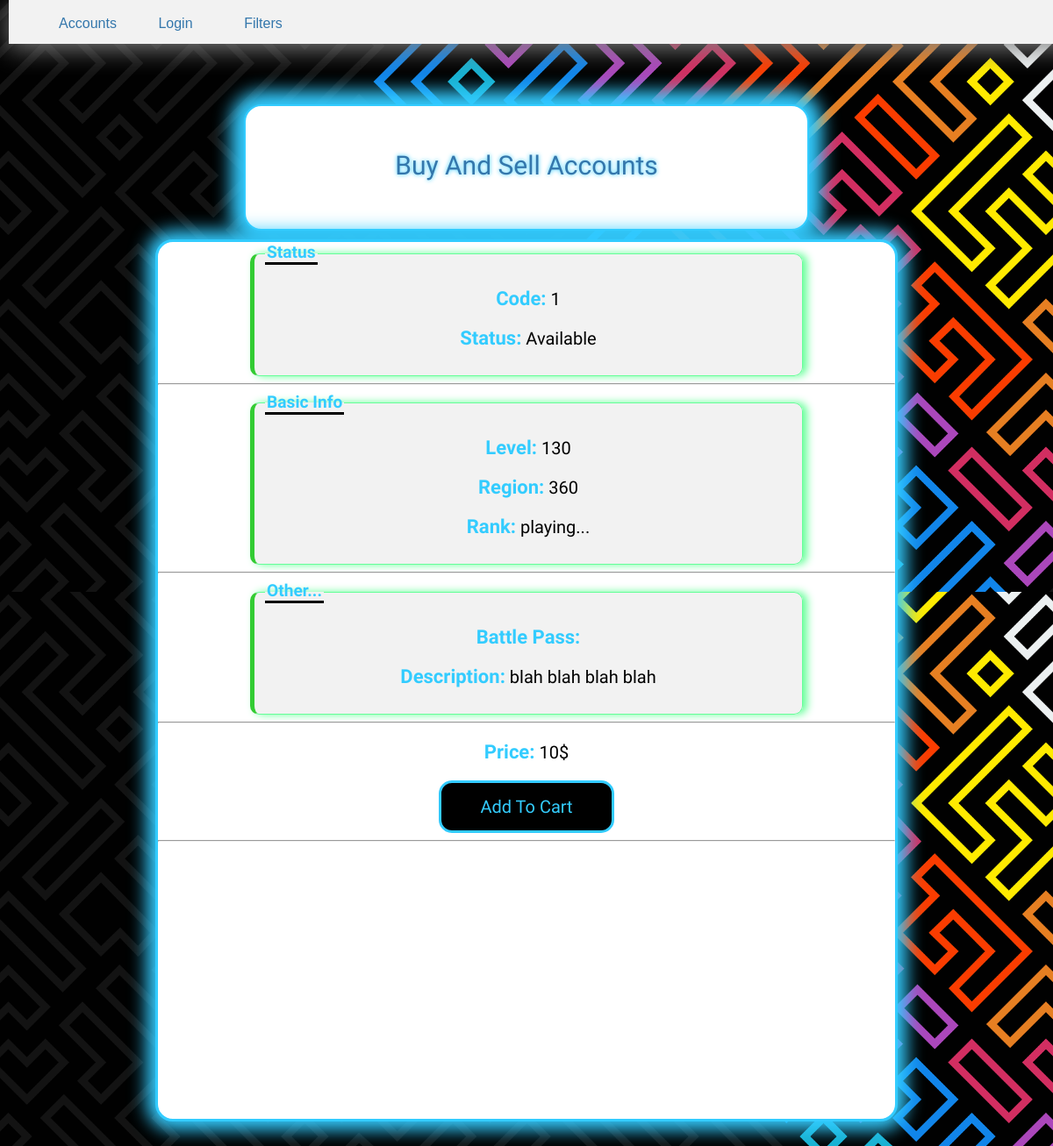
The page /1 on the database its author committed.
### Sell/models.py (models this page shows, shortened)
class Account(models.Model):
    code = models.IntegerField(primary_key=True, blank=True)
    w_code = models.IntegerField(blank=True, null=True)
    level = models.IntegerField()
    region_account = (
    ('220' , '220-هند'),
    ('360' , '360-ایران'),
    ('560' , '560-اروپا')
    )
    region = models.CharField(max_length=3 , choices= region_account, default='360')
    rank = models.CharField(max_length=300, blank=True)
    battle_pass = models.CharField(max_length= 400, blank=True)
    description = models.TextField(blank=True)
    price = models.IntegerField()
    S = (
    ('Available', 'Available'),
    ('Sold', 'Sold'),
    )
    status = models.CharField(max_length=9, choices=S, default='Available')
    S2 = (
    ('w', 'Wait4Publish'),
    ('p', 'Published')
    )
    p_status = models.CharField(max_length=1, choices=S2, default='p')

### Sell/views.py (the view)
# urls.py: re_path(r'^(?P<co>[0-9]{1})$', views.account_view, name='detail_view'),
def account_view(request, co):
    account_detail = get_object_or_404(models.Account, pk=co)
    p_names = []
    for p in account_detail.accountpictures_set.all():
        split_list = str(p.picture).split('/')
        p_names.append(split_list.pop())
    context = {
        'account' : account_detail,
        'account_picture' : account_detail.accountpictures_set.all(),
        'picturenames' : p_names,
     }
    return render(request, 'Sell/accounts_info.html', context)

### Sell/templates/Sell/accounts_info.html (shortened to what this page needs)
{% extends "Sell/index.html" %}
    {% block content %}
    {% if account %}
        <div class="info-container">
                <!--{% load static %}
                {% if account.p_status == 'p' %}
                <fieldset>
                <legend>Status</legend>
                <p id="p_account"><span id="p_title">Code:</span> {{account.code}}</p>
                <p id="p_account"><span id="p_title">Status:</span> {{account.status}}</p>
                {% else %}
                <p id="p_account"><span id="p_title">Code:</span> {{account.w_code}}</p>
                <p id="p_account"><span id="p_title">Status:</span> Waiting</p>
                {% endif %}
                </fieldset>
                <hr id="hr-1">
                <fieldset>
                <legend>Basic Info</legend>
                <p id="p_account"><span id="p_title">Level:</span> {{account.level}}</p>
                <p id="p_account"><span id="p_title">Region:</span> {{account.region}}</p>
                <p id="p_account"><span id="p_title">Rank:</span> {{account.rank}}</p>
                </fieldset>
                <hr id="hr-1">
                <fieldset>
                <legend>Other...</legend>
                <p id="p_account"><span id="p_title">Battle Pass:</span> {{account.battle_pass}}</p>
                <p id="p_account"><span id="p_title">Description:</span> {{account.description}}</p>
                </fieldset>
                <hr id="hr-1">
                <p id="p_account"><span id="p_title">Price:</span> {{account.price}}$</p>
                {% if account.status == 'Sold' %}
                <i><p style="color: red; font-weight:bold; font-size: 30px">Sold</p></i>
                {% elif account.p_status == 'w' %}
                <p style="color: #ffcc00; font-weight:bold; font-size: 30px">WaitForPublish</p>
                {% else %}
                <center><button id="ACButton">Add To Cart</button></center>
                {% endif %}
                <hr id="hr-1">
        </div>
    {% endif %}
    {% endblock %}

### Sell/static/Sell/index.css (style rules this page uses)
body { margin-top: 0; background-image: url('back2.jpg'); background-size: contain; font-family: 'Zen Kurenaido', sans-serif; }
#p_account { font-size: 20px; color: black }
#p_title { font-size: 22px; font-weight: bold; color: #33ccff }
#ACButton { color: #33ccff; width: 200px; height: 60px; background-color: black; border: solid #33ccff; border-radius: 15px; font-size: 20px; font-family: 'Zen Kurenaido', sans-serif; box-shadow: inset 0 0 0 0; transition: ease all 0.5s; cursor:pointer }
fieldset { background-color: #f2f2f2; border: solid 1px #66ff99; border-left: solid 5px #33cc33; border-radius: 10px; width: 600px; box-shadow: 5px 0 10px 0 #66ff99; }
legend { color: #33ccff; font-size: larger; font-weight: 800; border-bottom: solid black; }

### Sell/templates/Sell/topbar.html (style rules this page uses)
body { margin: 0px; padding: 0px; }

### rows shown on the page
Account: code "1", status "Available", level "130", region "360", rank "playing...", description "blah blah blah blah", price "10"
